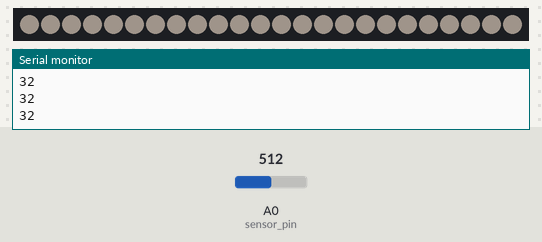
Recording of a sketch running on a simulated Arduino Uno, built with avr-gcc and run on an emulated ATmega328P. Shown: 24 RGB LEDs in strip order, left to right, the last lines printed to the serial monitor. The test bench sets the inputs (shaded band); at power-on: A0 (sensor_pin) = 512. Dim RGB values are drawn brighter than linear.

Above: at 1.2 s.
1.3 s: A0 (sensor_pin) set to 0
At 2.0 s:
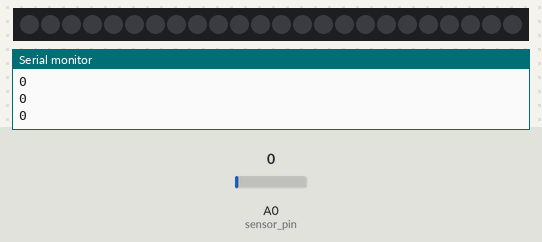
2.8 s: A0 (sensor_pin) set to 122
At 3.5 s:
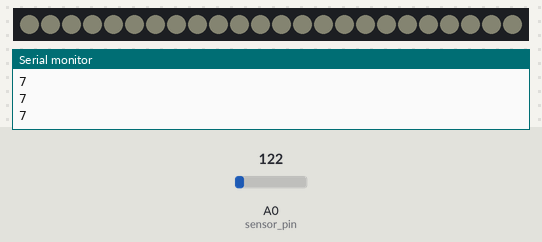
4.3 s: A0 (sensor_pin) set to 306
Timing chart, 0 to 7.3 s (numbered marks = the images above; inputs shaded):
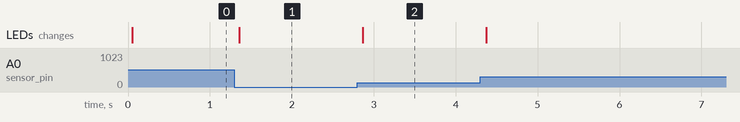

Measured:
- after the input at 1.3 s, the LEDs: change after 0.06 s (image 1)
- after the input at 2.8 s, the LEDs: change after 0.07 s (image 2)

The sketch:

Reflective_microscope_light.ino
```cpp
  #include <Adafruit_NeoPixel.h>
  #ifdef __AVR__
  #include <avr/power.h> // Required for 16 MHz Adafruit Trinket
  #endif

  // Which pin on the Arduino is connected to the NeoPixels?
  // On a Trinket or Gemma we suggest changing this to 1:
  #define LED_PIN    6

  // How many NeoPixels are attached to the Arduino?
  #define LED_COUNT 24

  Adafruit_NeoPixel strip(LED_COUNT, LED_PIN, NEO_GRB + NEO_KHZ800);

  uint32_t white = strip.Color(246, 231, 210);

  int sensor_pin = A0;
  int current_sensor_value;
  int previous_sensor_value;
  int brightness_value;

void setup() {

  strip.begin();           // INITIALIZE NeoPixel strip object (REQUIRED)
  strip.show();            // Turn OFF all pixels ASAP
  strip.setBrightness(50); // Set BRIGHTNESS to about 1/5 (max = 255)

  Serial.begin(9600);

  // put your setup code here, to run once:

}

void loop() {
  // put your main code here, to run repeatedly:

  current_sensor_value = analogRead(sensor_pin);

  if (current_sensor_value - previous_sensor_value > 5) {
      brightness_value = current_sensor_value / 16;
      strip.setBrightness(brightness_value); // Set BRIGHTNESS to about 1/5 (max = 255)
      Serial.print("POS CHANGE:");
      Serial.println(current_sensor_value);
      Serial.print("Brightness:");
      Serial.println(brightness_value);
      previous_sensor_value = current_sensor_value;
      delay(50);
  } else {
    if (previous_sensor_value - current_sensor_value > 5 ) {
      brightness_value = current_sensor_value / 16;
      strip.setBrightness(brightness_value); // Set BRIGHTNESS to about 1/5 (max = 255)
      Serial.print("NEG CHANGE");
      Serial.println(current_sensor_value);
      Serial.print("Brightness:");
      Serial.println(brightness_value);
      previous_sensor_value = current_sensor_value;
      delay(50);
    } else {
        //  Serial.print("WAIT:");
        //  Serial.println(current_sensor_value);
        //  Serial.print("Brightness:");
         Serial.println(brightness_value);
         delay(50);
  }
  }


  strip.fill(white);
  strip.show();

}
```
